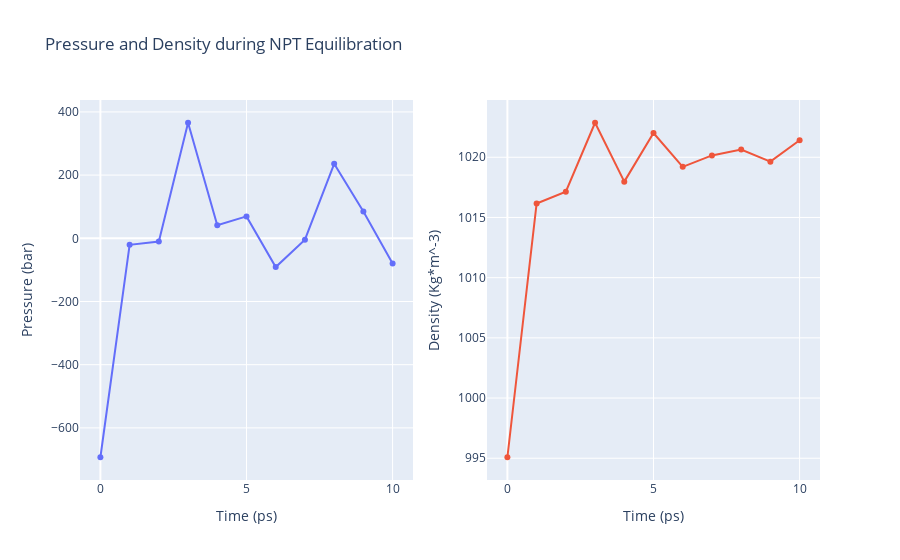

The notebook cell saved with this chart:
### Code cell
import plotly
from plotly import subplots
import plotly.graph_objs as go

# Read pressure and density data from file 
with open(output_npt_pd_xvg,'r') as pd_file:
    x,y,z = map(
        list,
        zip(*[
            (float(line.split()[0]),float(line.split()[1]),float(line.split()[2]))
            for line in pd_file 
            if not line.startswith(("#","@")) 
        ])
    )

plotly.offline.init_notebook_mode(connected=True)

trace1 = go.Scatter(
    x=x,y=y
)
trace2 = go.Scatter(
    x=x,y=z
)

fig = subplots.make_subplots(rows=1, cols=2, print_grid=False)

fig.append_trace(trace1, 1, 1)
fig.append_trace(trace2, 1, 2)

fig['layout']['xaxis1'].update(title='Time (ps)')
fig['layout']['xaxis2'].update(title='Time (ps)')
fig['layout']['yaxis1'].update(title='Pressure (bar)')
fig['layout']['yaxis2'].update(title='Density (Kg*m^-3)')

fig['layout'].update(title='Pressure and Density during NPT Equilibration')
fig['layout'].update(showlegend=False)

plotly.offline.iplot(fig)

### Figure 1 — Plotly figure (JSON) as saved in the notebook; plotly's stock layout.template omitted (floating-point values rounded to 4 significant figures)
{"data": [{"type": "scatter", "x": [0, 1, 2, 3, 4, 5, 6, 7, 8, 9, 10], "xaxis": "x", "y": [-693.0, -20.76, -10.21, 365.7, 41.22, 69.35, -91.02, -4.442, 235.8, 84.64, -80.07], "yaxis": "y"}, {"type": "scatter", "x": [0, 1, 2, 3, 4, 5, 6, 7, 8, 9, 10], "xaxis": "x2", "y": [995.1, 1016.0, 1017.0, 1023.0, 1018.0, 1022.0, 1019.0, 1020.0, 1021.0, 1020.0, 1021.0], "yaxis": "y2"}], "layout": {"showlegend": false, "title": {"text": "Pressure and Density during NPT Equilibration"}, "xaxis": {"anchor": "y", "domain": [0, 0.45], "title": {"text": "Time (ps)"}}, "xaxis2": {"anchor": "y2", "domain": [0.55, 1], "title": {"text": "Time (ps)"}}, "yaxis": {"anchor": "x", "domain": [0, 1], "title": {"text": "Pressure (bar)"}}, "yaxis2": {"anchor": "x2", "domain": [0, 1], "title": {"text": "Density (Kg*m^-3)"}}}}
